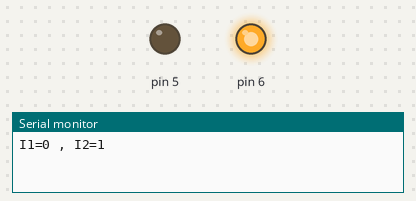
A sketch run on a simulated Arduino Uno, built with avr-gcc and run on an emulated ATmega328P. Parts: output pins drawn as LEDs (lit = HIGH), the last lines printed to the serial monitor.

Above: at 1.0 s.
At 3.0 s:
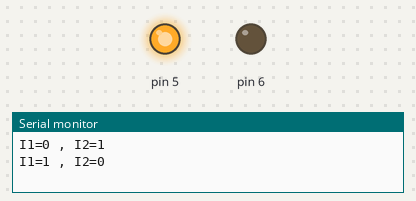
At 5.0 s:
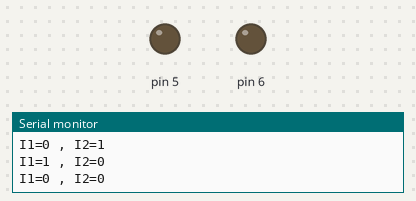
At 7.0 s:
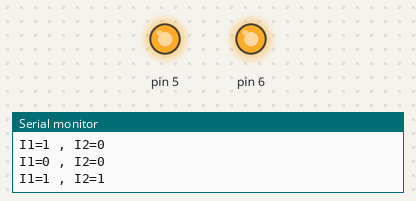
Timing chart, 0 to 10.4 s (numbered marks = the images above):
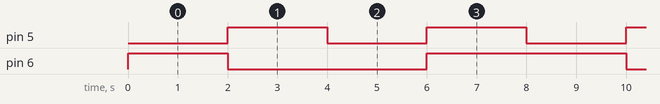

The sketch:

6-motor.ino
```cpp
void setup() {
  // put your setup code here, to run once:
  pinMode(5,OUTPUT);
  pinMode(6,OUTPUT);
  Serial.begin(9600);
}

void loop() {
  // put your main code here, to run repeatedly:
  Serial.println("I1=0 , I2=1");
  digitalWrite(5,LOW);
  digitalWrite(6,HIGH);
  delay(2000);

  Serial.println("I1=1 , I2=0");
  digitalWrite(5,HIGH);
  digitalWrite(6,LOW);
  delay(2000);

    Serial.println("I1=0 , I2=0");
  digitalWrite(5,LOW);
  digitalWrite(6,LOW);
  delay(2000);

    Serial.println("I1=1 , I2=1");
  digitalWrite(5,HIGH);
  digitalWrite(6,HIGH);
  delay(2000);
}
```

Measured:
- by itself, pin 5: alternates HIGH for 2.0 s and LOW for 2.0 s
- by itself, pin 6: repeats every 8.0 s: LOW 4.0 s, HIGH 4.0 s
- by itself, everything shown: repeats every 8.0 s, in 4 steps
